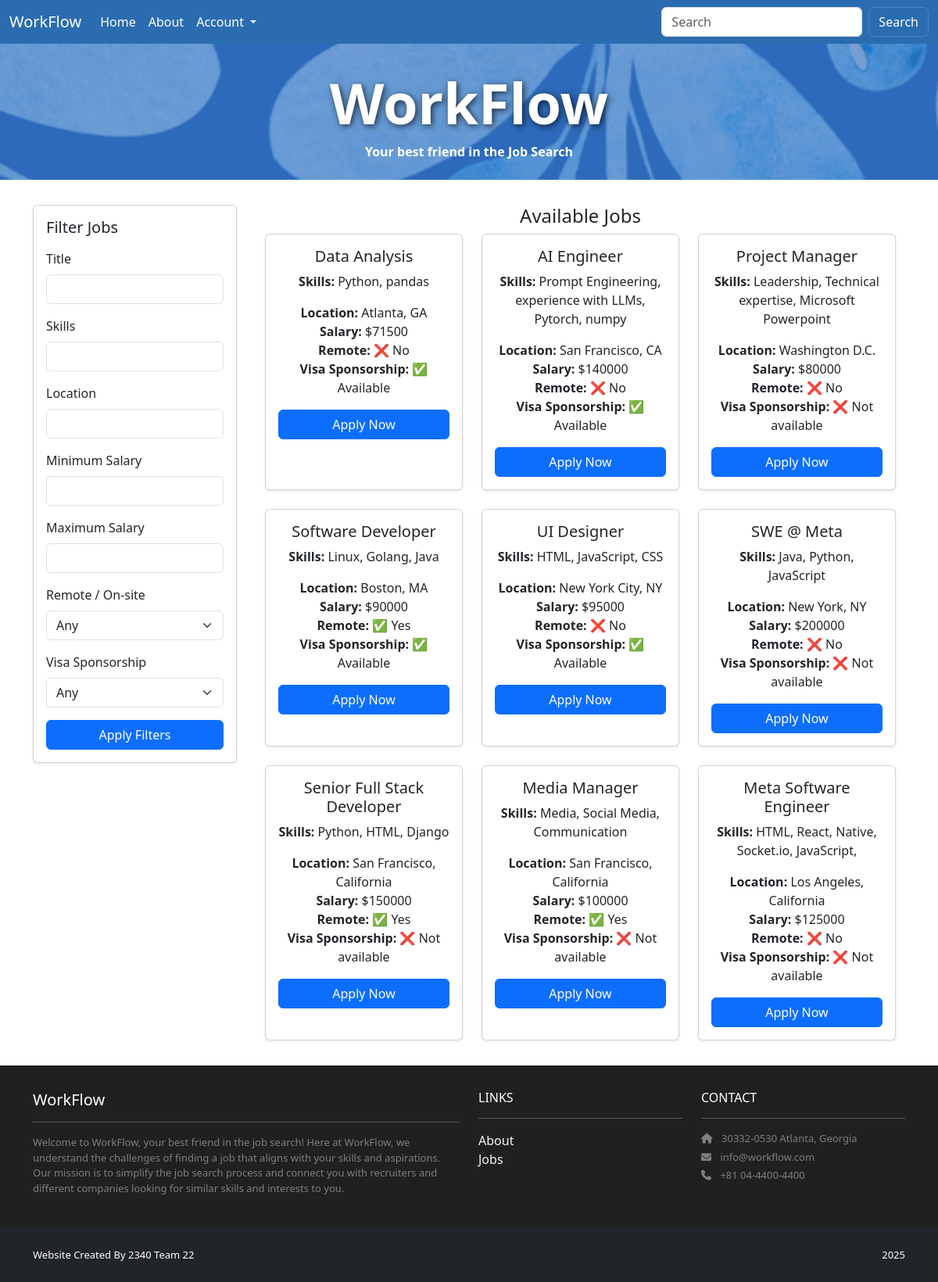
Screenshot of /jobs/ with the database file from the repository.
### jobs/models.py (models this page shows, shortened)
class Job(models.Model):
    title = models.CharField(max_length=200)
    skills = models.TextField()
    location = models.CharField(max_length=300)
    salary = models.IntegerField()
    is_remote = models.BooleanField(default=False)
    visa_sponsorship = models.BooleanField(default=False)
    created_date = models.DateTimeField(default=timezone.now)
    recruiter = models.ForeignKey(
        settings.AUTH_USER_MODEL,
        on_delete=models.CASCADE,
        related_name='jobs'
    )

### jobs/views.py (the view)
# urls.py: path('', views.available_jobs, name='jobs.index'),
def available_jobs(request):
    template_data = {}
    template_data['title'] = 'Available Jobs'
    template_data['jobs'] = Job.objects.all()
    return render(request, 'jobs/index.html', {'template_data': template_data})

### jobs/templates/jobs/index.html
{% extends 'base.html' %}
{% block content %}
<header class="masthead bg-index text-center py-4">
  <div class="container d-flex align-items-center flex-column pt-2">
    <h2>WorkFlow</h2>
    <p>Your best friend in the Job Search</p>
  </div>
</header>
<div class="p-3">
  <div class="container">
    <div class="row mt-3">
      {% include 'jobs/filter.html' %}
      <div class="col mx-auto text-center mb-3">
        <h4>Available Jobs</h4>
        {% load humanize %}
        <div class="container">
          <div class="row g-4">
            {% for job in template_data.jobs %}
              {% include 'home/job.html' with job=job %}
            {% empty %}
              <p class="text-muted">No jobs found.</p>
            {% endfor %}
          </div>
        </div>
      </div>
    </div>
  </div>
</div>
{% endblock content %}

### home/templates/home/job.html
<div class="col-md-6 col-lg-4">
  <div class="card h-100 shadow-sm">
    <div class="card-body">
      <h5 class="card-title">{{ job.title }}</h5>
      <p class="card-text">
        <strong>Skills:</strong> {{ job.skills|linebreaksbr }}
      </p>
      <ul class="list-unstyled mb-3">
        <li><strong>Location:</strong> {{ job.location }}</li>
        <li><strong>Salary:</strong> ${{ job.salary }}</li>
        <li>
          <strong>Remote:</strong>
          {% if job.is_remote %} ✅ Yes {% else %} ❌ No {% endif %}
        </li>
        <li>
          <strong>Visa Sponsorship:</strong>
          {% if job.visa_sponsorship %} ✅ Available {% else %} ❌ Not available {% endif %}
        </li>
      </ul>
        {% if user.is_recruiter%}
            <a href="{% url 'edit_job' job.id %}" class="btn btn-primary mt-auto w-100">Edit Job</a>
        {% elif user.is_authenticated and user.is_seeker%}
            <a href="{% url 'apply_to_job' job.id %}" class="btn btn-primary mt-auto w-100">Apply Now</a>
        {% else %}
              <a href="{% url 'accounts.login' %}?next={% url 'apply_to_job' job.id %}" class="btn btn-primary mt-auto w-100"> Apply Now</a>
        {% endif %}
    </div>
  </div>
</div>

### jobproject/static/style.css (style rules this page uses)
.bg-index { background: url("/static/img/homeBackground.png") no-repeat center center fixed; background-size: cover; }
.masthead h2 { color: #fff !important; font-size: 4.5rem; font-weight: 800; text-shadow: 2px 2px 8px rgba(0,0,0,0.7); }
.masthead p { color: #fff !important; font-weight: 600; margin-bottom: 0; }

### jobproject/templates/base.html (style rules this page uses)
html, body { height: 100%; }
body { display: flex; flex-direction: column; min-height: 100vh; }

### rows the page displays
Job: title "Data Analysis", skills "Python, pandas", location "Atlanta, GA", salary "71500", is_remote "❌ No", visa_sponsorship "✅ Available"
Job: title "AI Engineer", skills "Prompt Engineering, experience with LLMs, Pytorch, numpy", location "San Francisco, CA", salary "140000", is_remote "❌ No", visa_sponsorship "✅ Available"
Job: title "Project Manager", skills "Leadership, Technical expertise, Microsoft Powerpoint", location "Washington D.C.", salary "80000", is_remote "❌ No", visa_sponsorship "❌ Not available"
Job: title "Software Developer", skills "Linux, Golang, Java", location "Boston, MA", salary "90000", is_remote "✅ Yes", visa_sponsorship "✅ Available"
Job: title "UI Designer", skills "HTML, JavaScript, CSS", location "New York City, NY", salary "95000", is_remote "❌ No", visa_sponsorship "✅ Available"
Job: title "SWE @ Meta", skills "Java, Python, JavaScript", location "New York, NY", salary "200000", is_remote "❌ No", visa_sponsorship "❌ Not available"
Job: title "Senior Full Stack Developer", skills "Python, HTML, Django", location "San Francisco, California", salary "150000", is_remote "✅ Yes", visa_sponsorship "❌ Not available"
Job: title "Media Manager", skills "Media, Social Media, Communication", location "San Francisco, California", salary "100000", is_remote "✅ Yes", visa_sponsorship "❌ Not available"
Job: title "Meta Software Engineer", skills "HTML, React, Native, Socket.io, JavaScript,", location "Los Angeles, California", salary "125000", is_remote "❌ No", visa_sponsorship "❌ Not available"
